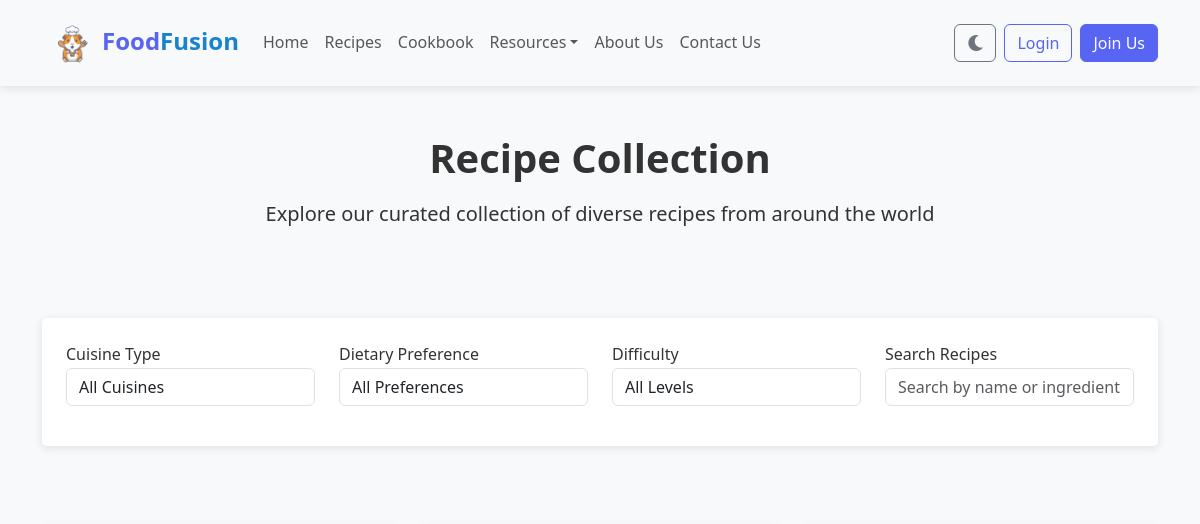
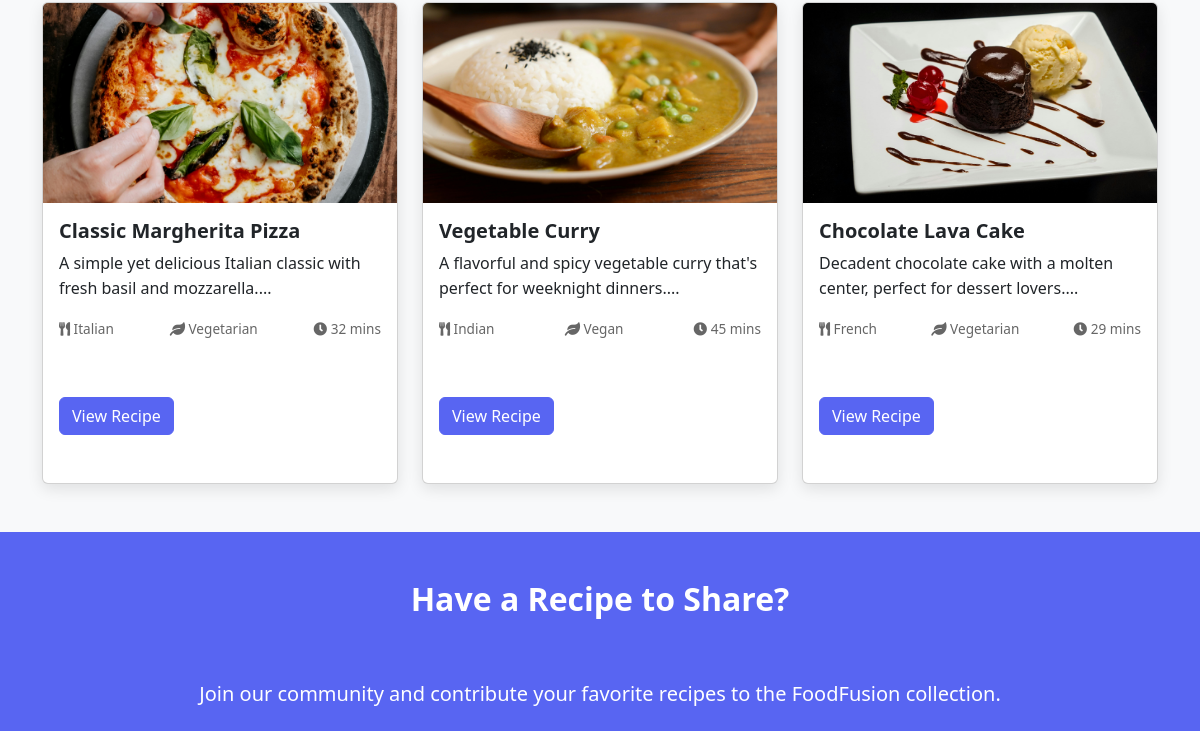
The app's page /recipes.php (upper part), older data (2 pictures, top to bottom).
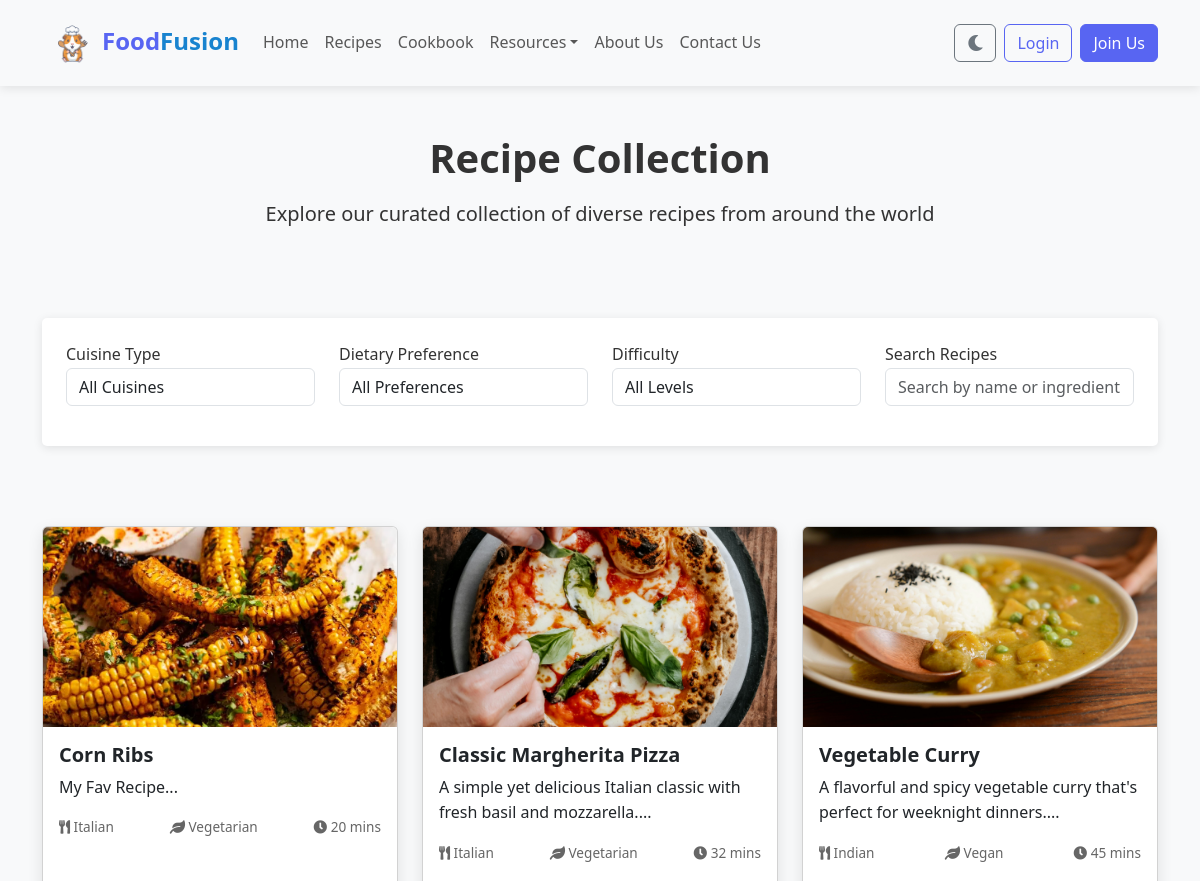
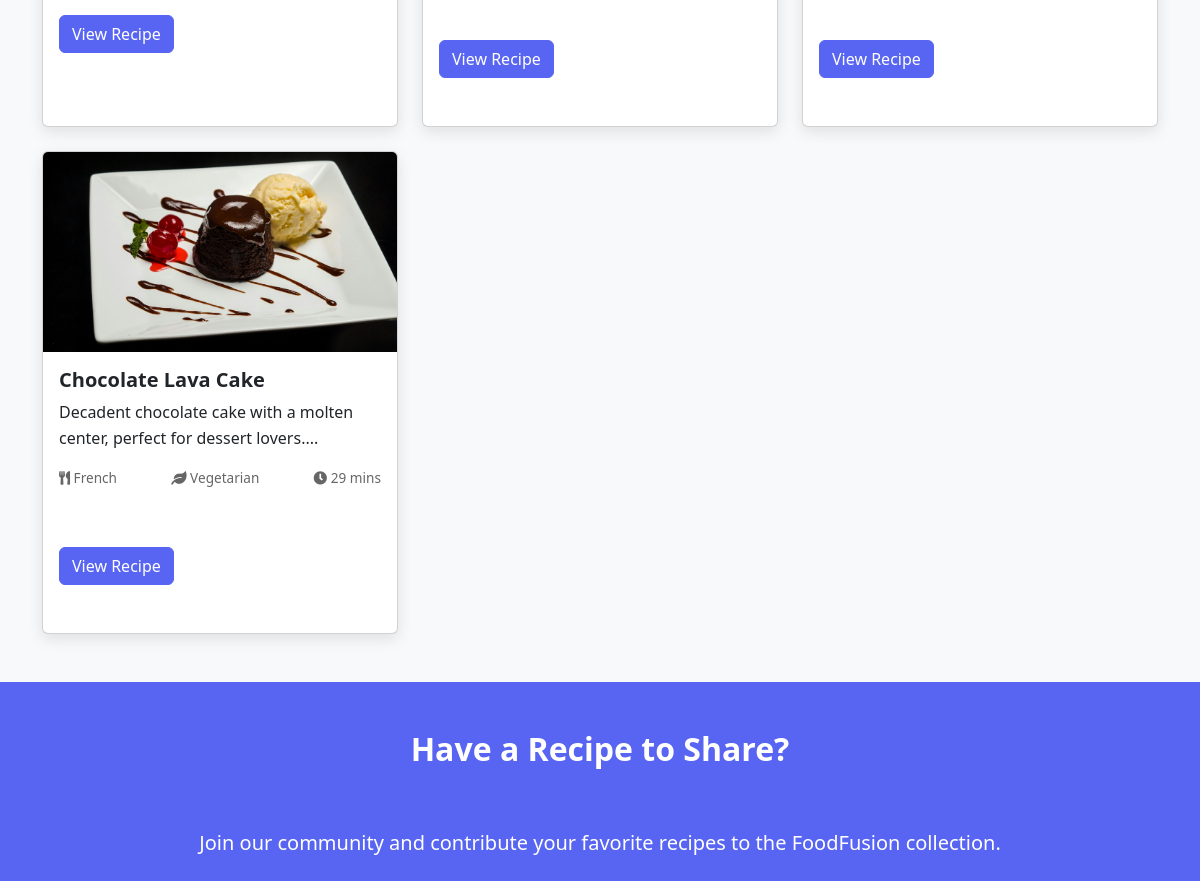
The same page, newer data (2 pictures, top to bottom).
### tables this page shows
CREATE TABLE `recipes` (
  `id` int(11) NOT NULL,
  `user_id` int(11) DEFAULT NULL,
  `title` varchar(100) NOT NULL,
  `is_community` tinyint(1) NOT NULL DEFAULT 1,
  `description` text NOT NULL,
  `ingredients` text NOT NULL,
  `instructions` text NOT NULL,
  `cuisine_type` varchar(50) NOT NULL,
  `dietary_pref` varchar(50) NOT NULL,
  `difficulty` varchar(20) NOT NULL,
  `prep_time` int(11) NOT NULL,
  `cook_time` int(11) NOT NULL,
  `image_path` varchar(255) DEFAULT NULL,
  `created_at` timestamp NOT NULL DEFAULT current_timestamp()
);

### recipes.php (the view, shortened to what this page needs)
<?php
require_once 'config/db.php';
include_once 'includes/header.php';
$recipes_query = "SELECT * FROM recipes ORDER BY created_at DESC";
$recipes = mysqli_query($conn, $recipes_query);
?>
<section class="recipe-header py-5">
    <div class="container text-center">
        <h1>Recipe Collection</h1>
        <p class="lead">Explore our curated collection of diverse recipes from around the world</p>
    </div>
</section>
<section class="recipe-filters py-4">
    <div class="container">
        <div class="filter-section">
            <div class="row">
                <div class="col-md-3 mb-3">
                    <label for="cuisine-filter">Cuisine Type</label>
                    <select id="cuisine-filter" class="form-control recipe-filter">
                        <option value="all">All Cuisines</option>
                    </select>
                </div>
                <div class="col-md-3 mb-3">
                    <label for="dietary-filter">Dietary Preference</label>
                    <select id="dietary-filter" class="form-control recipe-filter">
                        <option value="all">All Preferences</option>
                    </select>
                </div>
                <div class="col-md-3 mb-3">
                    <label for="difficulty-filter">Difficulty</label>
                    <select id="difficulty-filter" class="form-control recipe-filter">
                        <option value="all">All Levels</option>
                    </select>
                </div>
                <div class="col-md-3 mb-3">
                    <label for="recipe-search">Search Recipes</label>
                    <input type="text" id="recipe-search" class="form-control" placeholder="Search by name or ingredient">
                </div>
            </div>
        </div>
    </div>
</section>
<section class="recipe-collection py-4">
    <div class="container">
        <div class="row" id="recipe-grid">
            <?php
            if (mysqli_num_rows($recipes) > 0) {
                while ($recipe = mysqli_fetch_assoc($recipes)) {
            ?>
                <div class="col-md-4 mb-4 recipe-item"
                     data-cuisine="<?php echo $recipe['cuisine_type']; ?>"
                     data-dietary="<?php echo $recipe['dietary_pref']; ?>"
                     data-difficulty="<?php echo $recipe['difficulty']; ?>">
                    <div class="card recipe-card h-100">
                        <img src="<?php echo $recipe['image_path']; ?>" class="card-img-top" alt="<?php echo $recipe['title']; ?>">
                        <div class="card-body">
                            <h5 class="card-title"><?php echo $recipe['title']; ?></h5>
                            <p class="card-text"><?php echo substr($recipe['description'], 0, 100) . '...'; ?></p>
                            <div class="recipe-meta">
                                <span><i class="fas fa-utensils"></i> <?php echo $recipe['cuisine_type']; ?></span>
                                <span><i class="fas fa-leaf"></i> <?php echo $recipe['dietary_pref']; ?></span>
                                <span><i class="fas fa-clock"></i> <?php echo $recipe['prep_time'] + $recipe['cook_time']; ?> mins</span>
                            </div>
                            <div class="difficulty-badge mt-2 mb-3">
                                <span class="badge badge-<?php
                                    echo $recipe['difficulty'] == 'Easy' ? 'success' :
                                        ($recipe['difficulty'] == 'Medium' ? 'warning' : 'danger');
                                ?>">
                                </span>
                            </div>
                            <a href="recipe.php?id=<?php echo $recipe['id']; ?>" class="btn btn-primary">View Recipe</a>
                        </div>
                    </div>
                </div>
            <?php
                }
            } else {
                echo '<div class="col-12 text-center"><p>No recipes found. Be the first to add a recipe!</p></div>';
            }
            ?>
        </div>
    </div>
</section>
<section class="share-recipe-cta bg-primary text-white py-5 text-center">
    <div class="container">
        <h2>Have a Recipe to Share?</h2>
        <p class="lead mb-4">Join our community and contribute your favorite recipes to the FoodFusion collection.</p>
    </div>
</section>
<?php
include_once 'includes/footer.php';
?>

Row changes from the older to the newer data that the page shows:
added recipes: image_path (picture), title "Corn Ribs", description "My Fav Recipe", cuisine_type "Italian", dietary_pref "Vegetarian", $recipe['prep_time'] + $recipe['cook_time'] "20"
